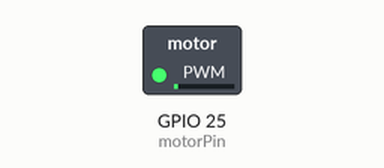
Bench run of a sketch on a simulated ESP32. Shown: switched loads named in the sketch (green lamp = pin HIGH).

Above: at 0.05 s.
At 0.6 s:
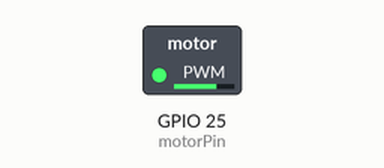
At 0.9 s:
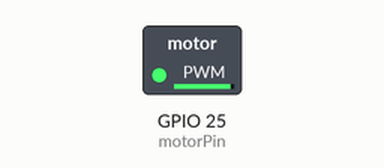
At 1.5 s:
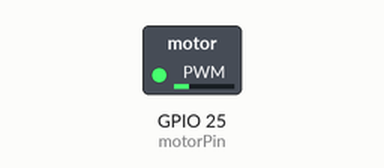
Timing chart, 0 to 3.9 s (numbered marks = the images above):
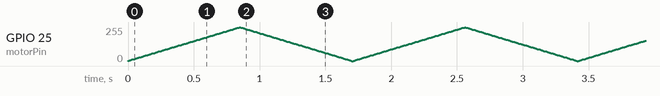

Measured:
- by itself, GPIO 25 (motorPin): moves between 0/255 and 255/255, repeating every 1.7 s

The sketch:

teste1.ino
```cpp
#include <math.h>

const int motorPin = 25;

int mode = 0;
unsigned long modeTimer = 0;
unsigned long previousMillis = 0;

int intensidade = 0;
bool increasing = true;
float angle = 0;

void setup() {
  ledcAttach(motorPin, 200, 8);
  modeTimer = millis();
}

void loop() {

  unsigned long currentMillis = millis();

  if (currentMillis - modeTimer > 10000) {
    mode++;
    if (mode > 2) mode = 0;
    modeTimer = currentMillis;
  }

  switch(mode) {

    case 0:
      if (increasing) {
        intensidade += 3;
        if (intensidade >= 255) increasing = false;
      } else {
        intensidade -= 3;
        if (intensidade <= 0) increasing = true;
      }
      ledcWrite(motorPin, intensidade);
      delay(10);
      break;

    case 1:
      ledcWrite(motorPin, 255);
      delay(80);
      ledcWrite(motorPin, 0);
      delay(200);
      break;

    case 2:
      float valor = (sin(angle) + 1.0) * 127.5;
      ledcWrite(motorPin, (int)valor);
      angle += 0.15;
      if (angle > 2 * PI) angle = 0;
      delay(15);
      break;
  }
}
```
